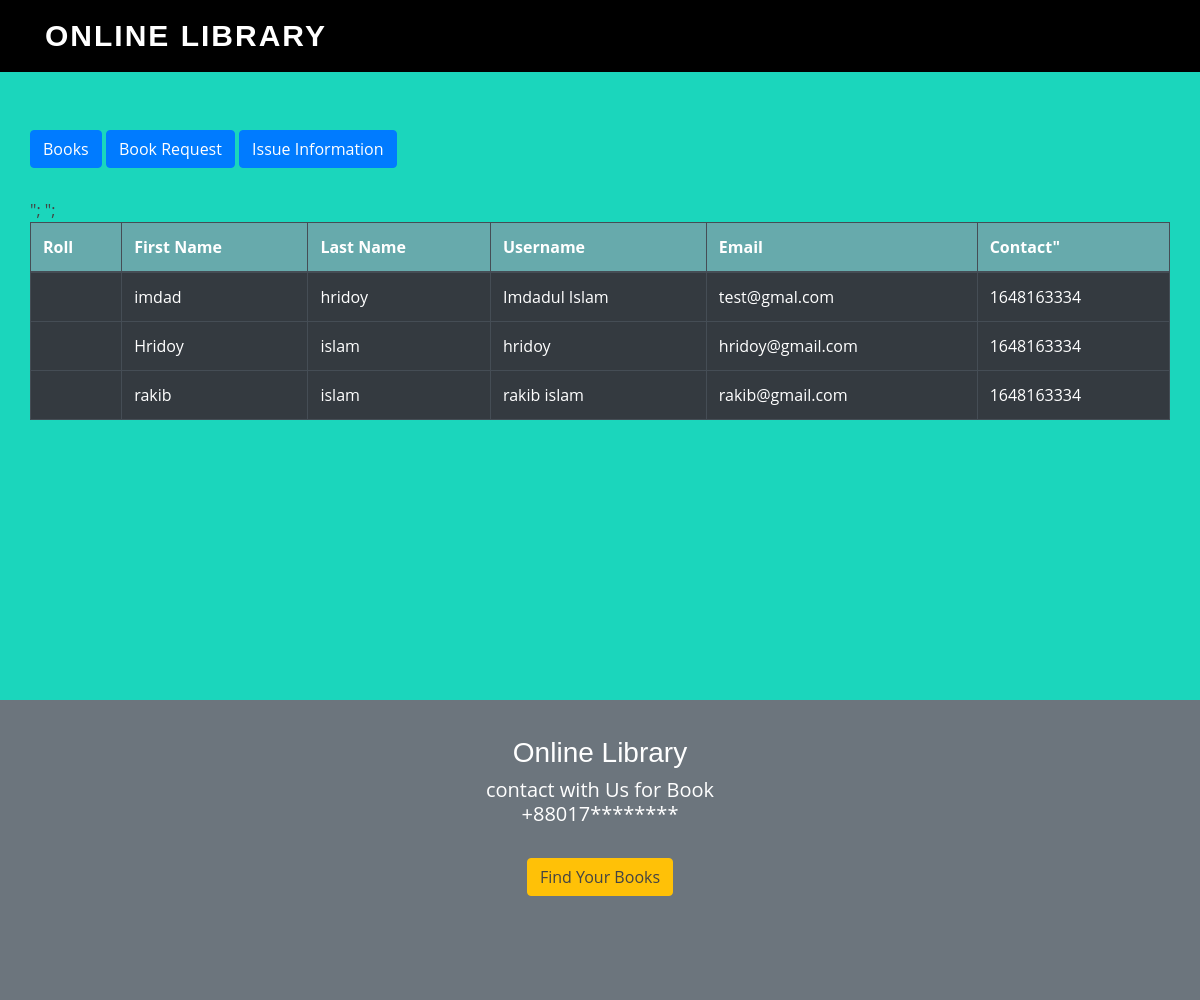
Page /admin/student.php (signed in) on the committed database.
### tables this page shows
CREATE TABLE `student` (
  `first` varchar(50) DEFAULT NULL,
  `last` varchar(50) DEFAULT NULL,
  `username` varchar(50) DEFAULT NULL,
  `password` varchar(50) DEFAULT NULL,
  `roll` int(11) DEFAULT NULL,
  `email` varchar(50) DEFAULT NULL,
  `contact` int(11) DEFAULT NULL
);

### admin/student.php (the view, shortened to what this page needs)
<?php
  include('../assets/layout/navbar.php');
  include ("connection.php");
?>
<!DOCTYPE html>
<html>
<head>
</head>
<body>
<section>
<div class="sec">
<div style="padding-top:130px; padding-left: 30px;">
  <a class="btn btn-primary" href="books.php">Books</a>
  <a class="btn btn-primary" href="request.php">Book Request</a>
  <a class="btn btn-primary" href="issue_information.php">Issue Information</a>
</div>
<div style="padding: 30px;">
<?php
if (isset($_SESSION['admin_login_user'])) {
	$sql="SELECT * FROM student";
		$res= mysqli_query($db,$sql);
			if(mysqli_num_rows($res)==0)
			{
				echo "Sorry! No student found with that username. Try searching again.";
			}
			else
			{  ?>
				<table class='table table-bordered table-hover table-dark'>
					<thead style='background-color: #6db6b9e6'>
						<th> Roll</th>";
						<th> First Name</th>
						<th> Last Name</th>
						<th> Username </th>
						<th>Email</th>";
						<th> Contact"</th>
					</thead>
			<?php
			while($row=mysqli_fetch_assoc($res))
			{
				echo "<tr>";
				echo "<td>"; echo $row['id']; echo "</td>";
				echo "<td>"; echo $row['first']; echo "</td>";
				echo "<td>"; echo $row['last']; echo "</td>";
				echo "<td>"; echo $row['username']; echo "</td>";
				echo "<td>"; echo $row['email']; echo "</td>";
				echo "<td>"; echo $row['contact']; echo "</td>";
				echo "</tr>";
			} ?>
		  </table>
		  <?php
		}
	}
	?>
	</div>
</div>
</section>
</body>
</html>
<?php
include('../assets/layout/footer.php');
 ?>

### assets/layout/style.css (style rules this page uses)
body { font-family: "Open Sans", sans-serif; color: #444444; }
a { color: #1bac91; }
.sec { height: 700px; width: 100%; }

### admin/student.php (style rules this page uses)
.sec { height: 700px; width: 100%; background-color: #1bd6bc; }

### rows in the picture
student: first "imdad", last "hridoy", username "Imdadul Islam", email "test@gmal.com", contact "1648163334"
student: first "Hridoy", last "islam", username "hridoy", email "hridoy@gmail.com", contact "1648163334"
student: first "rakib", last "islam", username "rakib islam", email "rakib@gmail.com", contact "1648163334"
